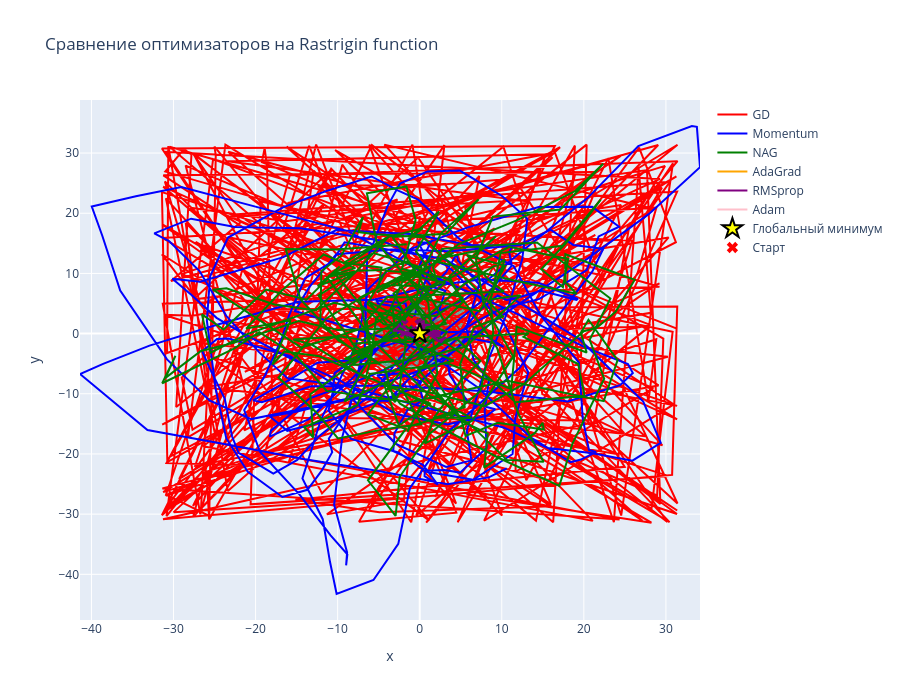

Source (notebook cell):
### Markdown cell above
**Как learning rate влияет на результат и удалось ли сойтись теперь?**  
С увличением значения learning rate, лосс у `GD` заметно вырос. `Momentum`, `NAG`, `RMSprop` также стали более шумными и их итоговый лосс заметно увеличился. А вот loss у `AdaGrad` и `Adam` на первых итерация также стал выше (по всей видимости, чтобы выбраться из локального минимума, в котором они застревали), а потом выровнялся и итоговый лосс стал примерно в 5 раз меньше, чем  изначально. Такого результата удалось добиться при learning_rate=0.5.  
Обучу оптимизаторы с этим learning_rate и визуализирую их траектории.

### Code cell
# Параметры
initial_point = np.array([-1.0, 2.0])  # стартовая точка вдали от минимума — не меняем!
n_iter = 300

# Создаём оптимизаторы
optimizers = {
    'GD':       VanillaGD(learning_rate=0.5, n_iterations=n_iter),
    'Momentum': MomentumGD(learning_rate=0.5, n_iterations=n_iter, beta=0.9),
    'NAG':      NesterovGD(learning_rate=0.5, n_iterations=n_iter, beta=0.9),
    'AdaGrad':  AdaGrad(learning_rate=0.5,  n_iterations=n_iter),
    'RMSprop':  RMSprop(learning_rate=0.5,  n_iterations=n_iter, beta=0.9),
    'Adam':     Adam(learning_rate=0.5,     n_iterations=n_iter)
}

# Создаём сетку для визуализации
x_range = np.linspace(-5.5, 5.5, 300)
y_range = np.linspace(-5.5, 5.5, 300)
X, Y = np.meshgrid(x_range, y_range)
Z = np.zeros_like(X)

for i in range(len(x_range)):
    for j in range(len(y_range)):
        Z[j, i] = rastrigin_function(np.array([X[j, i], Y[j, i]]))

# Обучаем все оптимизаторы
results = {}
for name, optimizer in optimizers.items():
    final_params = optimizer.fit(rastrigin_function, rastrigin_gradient, initial_point)
    results[name] = optimizer.history
    print(f"{name:12s}: Final loss = {rastrigin_function(final_params):.6f}, "
          f"Params = [{final_params[0]:.4f}, {final_params[1]:.4f}]")

print("\nГлобальный минимум (True): [0, 0]")

# Визуализация траекторий — если вы ничего не меняли в базовом классе — оно просто запустится
fig_opt = go.Figure()

# Контур функции
fig_opt.add_trace(
    go.Contour(
        x=x_range,
        y=y_range,
        z=np.log10(Z + 1),  # лог по (f + 1), чтобы избежать log(0)
        colorscale='Viridis',
        showscale=False,
        contours=dict(start=0, end=3, size=0.1),
        opacity=0.6,
        name='Rastrigin function (log scale)'
    )
)

# Траектории всех оптимизаторов
colors = ['red', 'blue', 'green', 'orange', 'purple', 'pink']
for idx, (name, history) in enumerate(results.items()):
    trajectory = np.array(history['params'])
    fig_opt.add_trace(
        go.Scatter(
            x=trajectory[:, 0],
            y=trajectory[:, 1],
            mode='lines',
            line=dict(color=colors[idx], width=2),
            name=name
        )
    )

# Глобальный минимум
fig_opt.add_trace(
    go.Scatter(
        x=[0.0], y=[0.0],
        mode='markers',
        marker=dict(size=15, color='yellow', symbol='star',
                    line=dict(color='black', width=2)),
        name='Глобальный минимум'
    )
)

# Стартовая точка
fig_opt.add_trace(
    go.Scatter(
        x=[initial_point[0]], y=[initial_point[1]],
        mode='markers',
        marker=dict(size=10, color='red', symbol='x'),
        name='Старт'
    )
)

fig_opt.update_layout(
    title="Сравнение оптимизаторов на Rastrigin function",
    xaxis_title="x",
    yaxis_title="y",
    hovermode='closest',
    width=900,
    height=700
)

fig_opt.show()

### Figure 1 — Plotly figure (JSON) as saved in the notebook; plotly's stock layout.template omitted (floating-point values rounded to 4 significant figures; data arrays with more than 128 entries replaced by an {"elided": "..."} marker saying what was removed)
{"data": [{"colorscale": [[0, "#440154"], [0.1111, "#482878"], [0.2222, "#3e4989"], [0.3333, "#31688e"], [0.4444, "#26828e"], [0.5556, "#1f9e89"], [0.6667, "#35b779"], [0.7778, "#6ece58"], [0.8889, "#b5de2b"], [1, "#fde725"]], "contours": {"end": 3, "size": 0.1, "start": 0}, "name": "Rastrigin function (log scale)", "opacity": 0.6, "showscale": false, "type": "contour", "x": {"elided": "300 float values"}, "y": {"elided": "300 float values"}, "z": {"elided": "300x300 float values"}}, {"line": {"color": "red", "width": 2}, "mode": "lines", "name": "GD", "type": "scatter", "x": {"elided": "301 float values"}, "y": {"elided": "301 float values"}}, {"line": {"color": "blue", "width": 2}, "mode": "lines", "name": "Momentum", "type": "scatter", "x": {"elided": "301 float values"}, "y": {"elided": "301 float values"}}, {"line": {"color": "green", "width": 2}, "mode": "lines", "name": "NAG", "type": "scatter", "x": {"elided": "301 float values"}, "y": {"elided": "301 float values"}}, {"line": {"color": "orange", "width": 2}, "mode": "lines", "name": "AdaGrad", "type": "scatter", "x": {"elided": "301 float values"}, "y": {"elided": "301 float values"}}, {"line": {"color": "purple", "width": 2}, "mode": "lines", "name": "RMSprop", "type": "scatter", "x": {"elided": "301 float values"}, "y": {"elided": "301 float values"}}, {"line": {"color": "pink", "width": 2}, "mode": "lines", "name": "Adam", "type": "scatter", "x": {"elided": "301 float values"}, "y": {"elided": "301 float values"}}, {"marker": {"color": "yellow", "line": {"color": "black", "width": 2}, "size": 15, "symbol": "star"}, "mode": "markers", "name": "Глобальный минимум", "type": "scatter", "x": [0], "y": [0]}, {"marker": {"color": "red", "size": 10, "symbol": "x"}, "mode": "markers", "name": "Старт", "type": "scatter", "x": [-1], "y": [2]}], "layout": {"height": 700, "hovermode": "closest", "title": {"text": "Сравнение оптимизаторов на Rastrigin function"}, "width": 900, "xaxis": {"title": {"text": "x"}}, "yaxis": {"title": {"text": "y"}}}}
